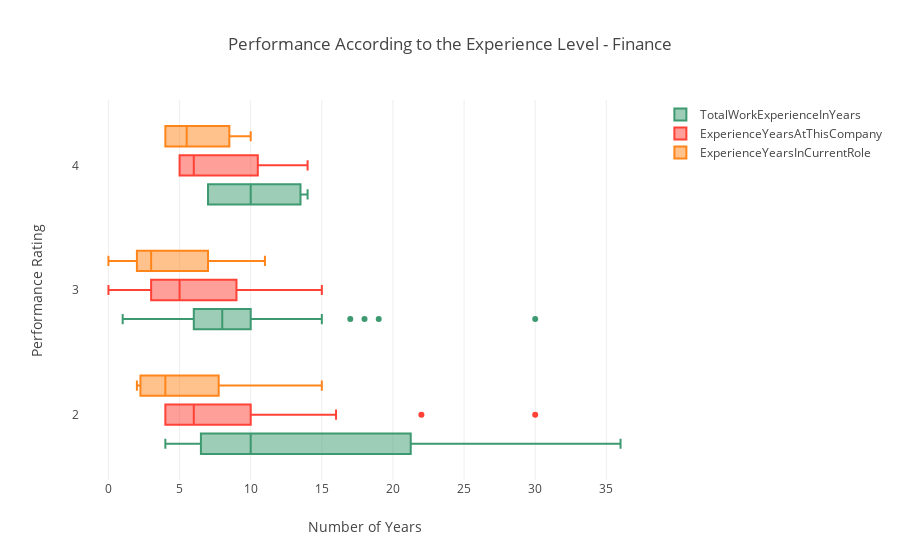

Source (notebook cell):
### Markdown cell above
### (iv) Performance According to the Experience Level

### Code cell
data = [
    {
        'x': Finance['TotalWorkExperienceInYears'],
        'y': Finance['PerformanceRating'],
        'name':'TotalWorkExperienceInYears',
        'marker': {
            'color': '#3D9970'
        },
        'boxmean': False,
        'orientation': 'h',
        "type": "box",
    },
    {
        'x':Finance['ExperienceYearsAtThisCompany'],
        'y':Finance['PerformanceRating'],
        'name': 'ExperienceYearsAtThisCompany',
        'marker':{
            'color': '#FF4136',
        },
        'boxmean': False,
        'orientation': 'h',
        "type": "box",
    },
    {
        'x': Finance['ExperienceYearsInCurrentRole'],
        'y': Finance['PerformanceRating'],
        'name':'ExperienceYearsInCurrentRole',
        'marker': {
            'color': '#FF851B',
        },
        'boxmean': False,
        'orientation': 'h',
        "type": "box",
    }
]
layout = {
    'xaxis': {
        'title': 'Number of Years',
        'zeroline': False,
    },
    'yaxis': {
        'title': 'Performance Rating ',
        'zeroline': False,
    },
    'boxmode': 'group',
    'title': 'Performance According to the Experience Level - Finance ',
}
fig = go.Figure(data=data, layout=layout)

py.iplot(fig)

### Figure 1 — Plotly figure (JSON) as saved in the notebook; plotly's stock layout.template omitted (floating-point values rounded to 4 significant figures)
{"data": [{"boxmean": false, "marker": {"color": "#3D9970"}, "name": "TotalWorkExperienceInYears", "orientation": "h", "type": "box", "x": [6, 4, 10, 8, 8, 1, 4, 32, 6, 23, 6, 10, 7, 9, 10, 7, 16, 6, 3, 11, 15, 9, 10, 10, 8, 18, 6, 5, 6, 7, 7, 27, 19, 11, 15, 30, 4, 13, 36, 14, 10, 17, 10, 5, 7, 11, 1, 7, 8], "y": [2, 3, 2, 3, 3, 3, 2, 2, 3, 2, 2, 3, 3, 3, 3, 3, 2, 3, 3, 3, 3, 3, 2, 3, 2, 3, 2, 3, 3, 3, 4, 2, 3, 3, 2, 3, 3, 4, 2, 4, 3, 3, 3, 3, 3, 2, 3, 4, 2]}, {"boxmean": false, "marker": {"color": "#FF4136"}, "name": "ExperienceYearsAtThisCompany", "orientation": "h", "type": "box", "x": [6, 2, 10, 8, 6, 1, 4, 30, 3, 22, 6, 10, 3, 9, 9, 7, 16, 5, 2, 10, 14, 4, 9, 5, 8, 4, 6, 3, 4, 7, 5, 4, 14, 11, 4, 15, 3, 5, 10, 14, 9, 2, 3, 5, 0, 4, 1, 7, 4], "y": [2, 3, 2, 3, 3, 3, 2, 2, 3, 2, 2, 3, 3, 3, 3, 3, 2, 3, 3, 3, 3, 3, 2, 3, 2, 3, 2, 3, 3, 3, 4, 2, 3, 3, 2, 3, 3, 4, 2, 4, 3, 3, 3, 3, 3, 2, 3, 4, 2]}, {"boxmean": false, "marker": {"color": "#FF851B"}, "name": "ExperienceYearsInCurrentRole", "orientation": "h", "type": "box", "x": [4, 2, 9, 2, 4, 1, 2, 8, 2, 7, 4, 7, 2, 7, 6, 7, 15, 3, 2, 8, 11, 3, 2, 4, 4, 2, 3, 2, 2, 7, 4, 2, 11, 8, 3, 11, 2, 4, 8, 10, 5, 2, 2, 4, 0, 3, 0, 7, 2], "y": [2, 3, 2, 3, 3, 3, 2, 2, 3, 2, 2, 3, 3, 3, 3, 3, 2, 3, 3, 3, 3, 3, 2, 3, 2, 3, 2, 3, 3, 3, 4, 2, 3, 3, 2, 3, 3, 4, 2, 4, 3, 3, 3, 3, 3, 2, 3, 4, 2]}], "layout": {"autosize": true, "boxmode": "group", "title": {"text": "Performance According to the Experience Level - Finance "}, "xaxis": {"autorange": true, "range": [-2.0, 38], "title": {"text": "Number of Years"}, "type": "linear", "zeroline": false}, "yaxis": {"autorange": true, "range": [1.448, 4.552], "title": {"text": "Performance Rating "}, "type": "linear", "zeroline": false}}}
